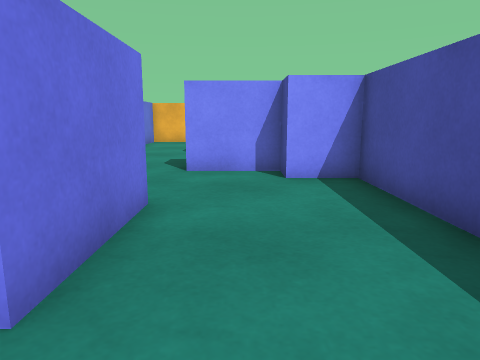
[1] (above)

21 first-person views from a walk through a scene from a Unity 3-D project. The camera is 0.58 m above the floor, tilts 10° down and sees 70° across. The floor is counted in squares, 0.5 m on a side. Each view is taken from the middle of a square. On the plan, view 1 faces up. The plan holds only what a view shows up to about 14 squares ahead; the rest is blank.

[2]
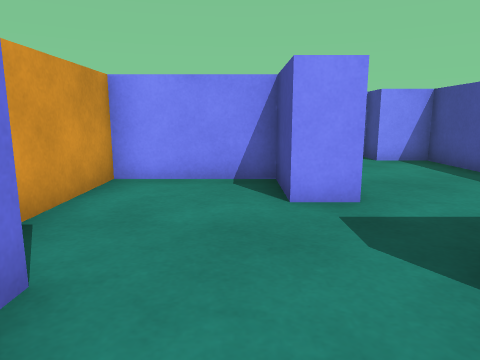

[3]
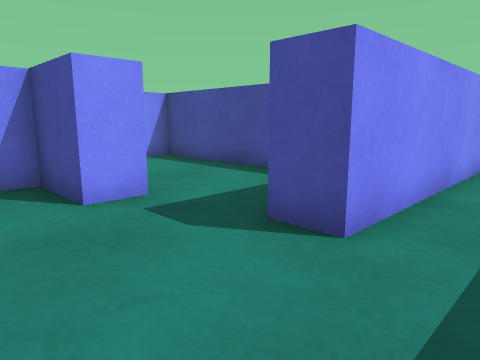

[4]
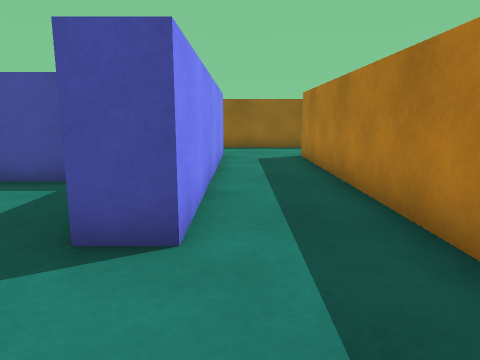

[5]
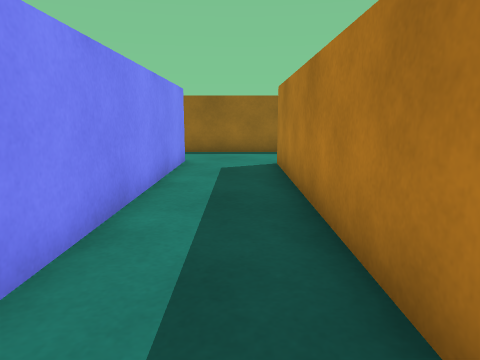

[6]
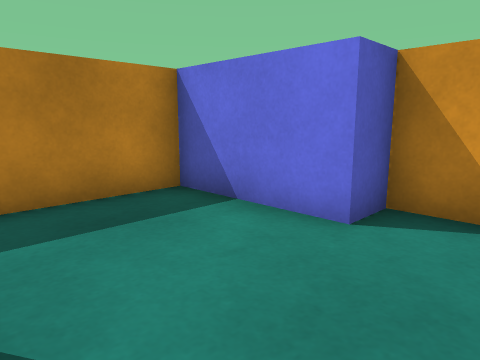

[7]
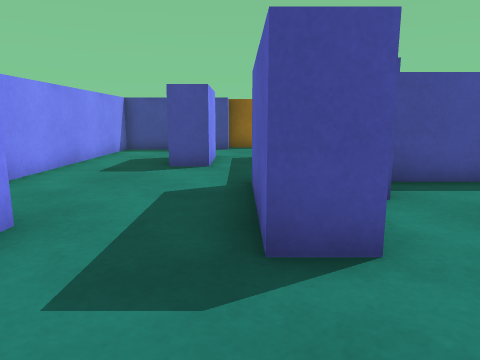

[8]
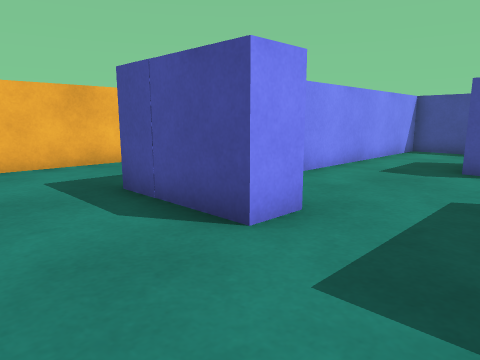

[9]
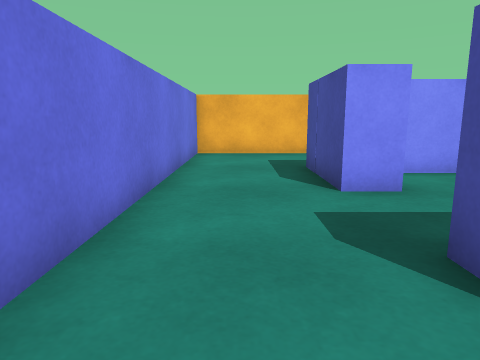

[10]
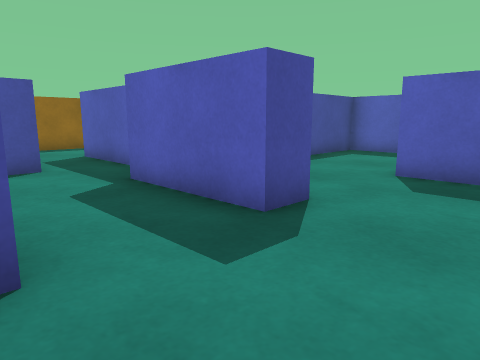

[11]
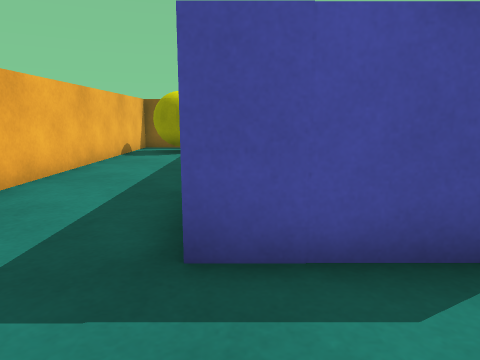

[12]
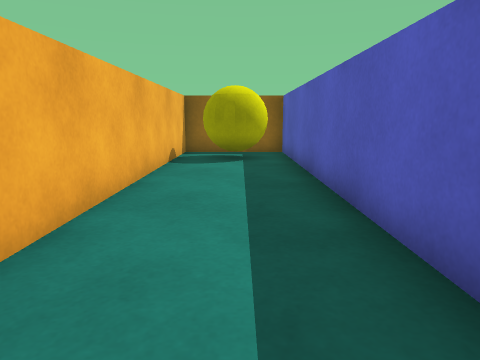

[13]
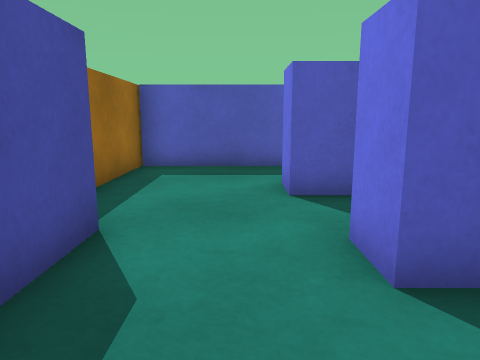

[14]
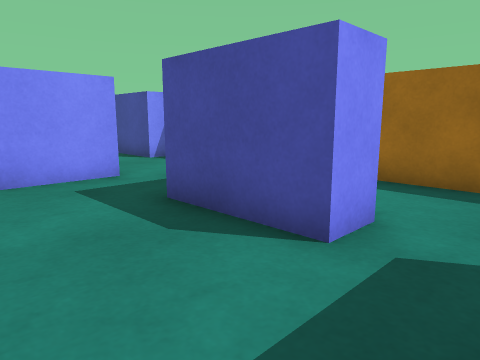

[15]
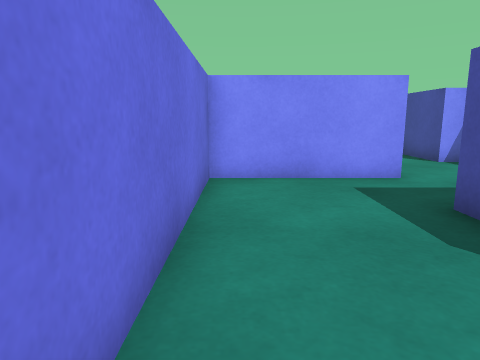

[16]
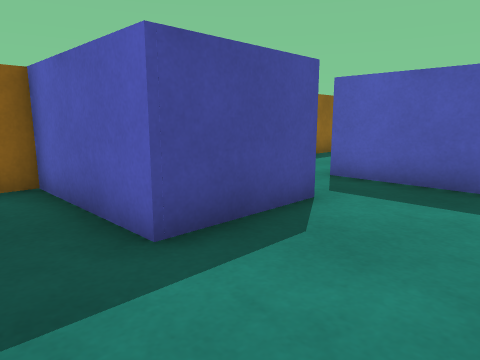

[17]
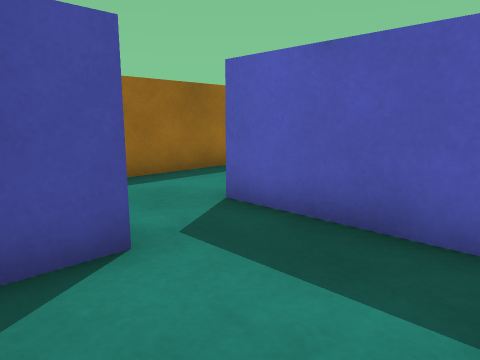

[18]
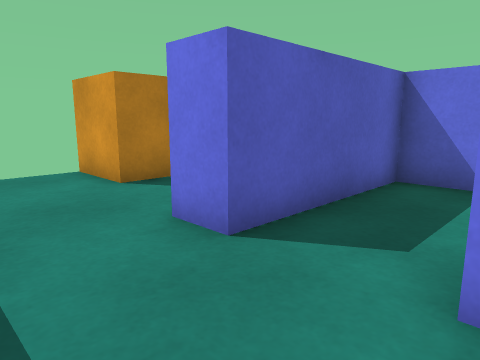

[19]
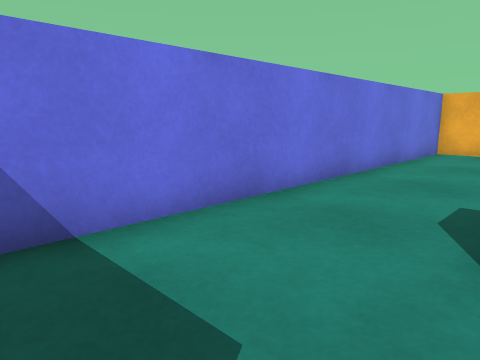

[20]
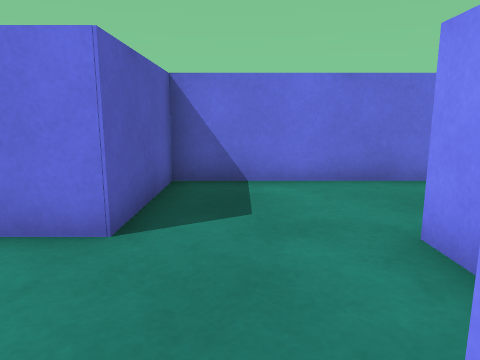

[21]
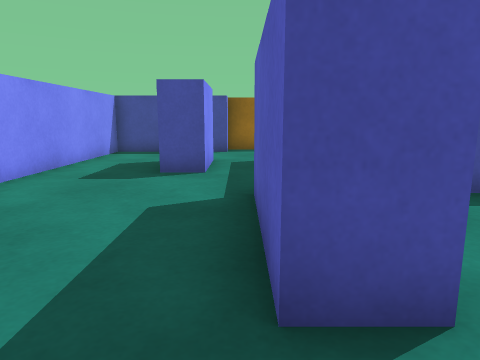

### Floor plan
Points are (right, up) in squares from view 1. A wall is a line through its corners. A room is listed if a view was taken in it or the views show most of it. See-through windows are left out.
Room 1 (views 1, 2, 3, 4, 5, 6, 20)
walls: (0.5, -0.4) (2.4, -0.4) (2.4, 6.8) (0.9, 6.8); (-2.2, 3.7) (-5.5, 3.7) (-5.5, -0.9); (-4.5, -4) (7.1, -4); (7.7, -1.4) (-1, -1.4) (-1, -0.4)
ways out: opening at (0, 5) to room 2; opening at (8, -2.5) to room 3
objects: other object (-5, -3) to (-5, -1); other object (-2, 2) to (-1, 3)
Room 2 (views 7, 8, 9, 10, 11, 12, 13, 19, 21)
walls: (0, 14.5) (10.5, 14.5) (10.5, 15.4); (4.1, 7.8) (7.1, 7.8) (7.1, 6.8); (-1.2, 13.4) (-1.2, 14.5); (0.9, 6.8) (0.9, 7.8) (-1.2, 7.8) (-1.2, 8.8) (2.4, 8.8); (10.1, 9.5) (9.5, 9.5) (9.5, 13.5) (0.5, 13.5); (6.8, 4.4) (10.5, 4.4) (10.5, 9.5); (10.5, 17) (10.5, 18) (-4.5, 18) (-4.5, 4.7) (-1.2, 4.7)
ways out: opening at (0, 5) to room 1; opening at (7, 5.5) to room 3
objects: other object (-1, 12) to (0, 13); other object (5, 10) to (7, 11); other object (8, 15) to (9, 17)
Room 3 (views 14, 15, 16, 17, 18)
walls: (7.1, -4) (7.1, -6); (7.1, 6.8) (3.4, 6.8) (3.4, -0.4) (7.7, -0.4) (7.7, -1.4); (10.5, -5.2) (10.5, 2.8)
ways out: opening at (8, -2.5) to room 1; opening at (7, 5.5) to room 2
objects: other object (7, 2) to (8, 3)

Where each view was taken, in squares from view 1:
view 1: 0 up, 0 right, facing up
view 2: 3 down, 3 left, facing up
view 3: 3 down, 4 left, facing up-right
view 4: 2 down, 4 left, facing right
view 5: 3 down, 2 left, facing right
view 6: 1 up, 1 left, facing down-left
view 7: 9 up, 4 left, facing right
view 8: 9 up, 4 left, facing up-right
view 9: 6 up, 3 left, facing up
view 10: 12 up, 4 left, facing down-right
view 11: 14 up, 4 left, facing right
view 12: 16 up, 2 left, facing right
view 13: 13 up, 8 right, facing down
view 14: 0 up, 4 right, facing up-right
view 15: 0 up, 4 right, facing up
view 16: 6 up, 4 right, facing down-right
view 17: 3 up, 4 right, facing down-right
view 18: 2 up, 10 right, facing down-left
view 19: 5 up, 1 left, facing up-left
view 20: 6 up, 2 right, facing left
view 21: 9 up, 3 left, facing right
